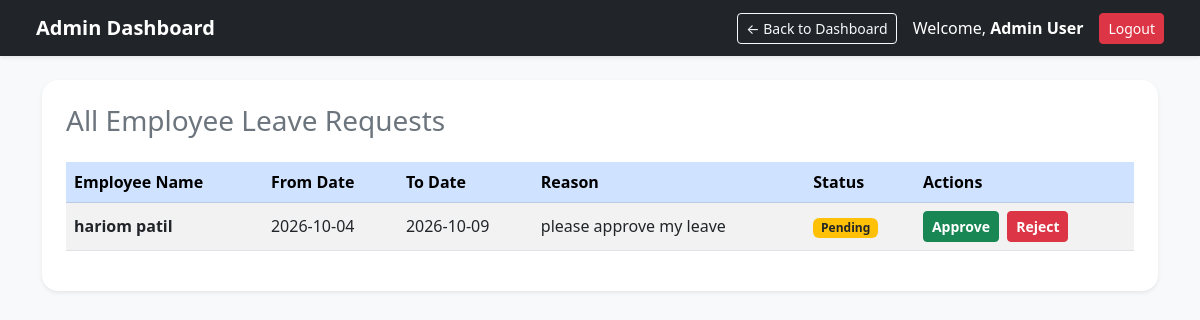
The app's page /manage_leaves (signed in) with its own data.
### app.py (models this page shows)
class Leave(db.Model):
    id = db.Column(db.Integer, primary_key=True)
    employee_id = db.Column(db.Integer, db.ForeignKey('employee.id'), nullable=False)
    start_date = db.Column(db.String(20), nullable=False)
    end_date = db.Column(db.String(20), nullable=False)
    reason = db.Column(db.String(250), nullable=False)
    status = db.Column(db.String(20), nullable=False, default='Pending')

class Employee(db.Model):
    id = db.Column(db.Integer, primary_key=True)
    name = db.Column(db.String(100), nullable=False)
    email = db.Column(db.String(100), unique=True, nullable=False)
    password = db.Column(db.String(200), nullable=False)
    role = db.Column(db.String(50), nullable=False, default='Employee')
    fingerprint_id = db.Column(db.Integer, unique=True, nullable=True)
    basic_salary = db.Column(db.Float, nullable=False, default=15000.0)

### app.py (the view)
@app.route('/manage_leaves')
def manage_leaves():
    if 'user_id' not in session or session.get('role') != 'Admin':
        return "Access Denied! <a href='/'>Login Here</a>"
    leaves = db.session.query(Leave, Employee).join(Employee, Leave.employee_id == Employee.id).all()
    return render_template('manage_leaves.html', leaves=leaves)

### templates/manage_leaves.html (shortened to what this page needs)
<!DOCTYPE html>
<html lang="en">
<head>
    <link href="https://cdn.jsdelivr.net/npm/bootstrap@5.3.0/dist/css/bootstrap.min.css" rel="stylesheet">
</head>
<body class="bg-light">
    <nav class="navbar navbar-expand-lg navbar-dark bg-dark px-4 shadow-sm">
        <div class="container-fluid">
            <a class="navbar-brand fw-bold" href="/dashboard">Admin Dashboard</a>
            <div class="d-flex align-items-center">
                <a href="/dashboard" class="btn btn-outline-light btn-sm me-3">← Back to Dashboard</a>
                <span class="text-white me-3">Welcome, <b>{{ session['user_name'] }}</b></span>
                <a href="/logout" class="btn btn-danger btn-sm">Logout</a>
            </div>
        </div>
    </nav>
    <div class="container mt-4">
        <div class="card shadow-sm border-0 p-4 rounded-4">
            <h3 class="mb-4 text-secondary">All Employee Leave Requests</h3>
            <div class="table-responsive">
                <table class="table table-striped table-hover align-middle">
                    <thead class="table-primary">
                        <tr>
                            <th>Employee Name</th>
                            <th>From Date</th>
                            <th>To Date</th>
                            <th>Reason</th>
                            <th>Status</th>
                            <th>Actions</th>
                        </tr>
                    </thead>
                    <tbody>
                        {% if leaves %}
                            {% for leave, employee in leaves %}
                            <tr>
                                <td><b>{{ employee.name }}</b></td>
                                <td>{{ leave.start_date }}</td>
                                <td>{{ leave.end_date }}</td>
                                <td>{{ leave.reason }}</td>
                                <td>
                                    {% if leave.status == 'Pending' %}
                                        <span class="badge bg-warning text-dark">Pending</span>
                                    {% elif leave.status == 'Approved' %}
                                        <span class="badge bg-success">Approved</span>
                                    {% else %}
                                        <span class="badge bg-danger">Rejected</span>
                                    {% endif %}
                                </td>
                                <td>
                                    {% if leave.status == 'Pending' %}
                                        <a href="/update_leave/{{ leave.id }}/Approved" class="btn btn-success btn-sm fw-bold px-2 py-1">Approve</a>
                                        <a href="/update_leave/{{ leave.id }}/Rejected" class="btn btn-danger btn-sm fw-bold px-2 py-1 ms-1">Reject</a>
                                    {% else %}
                                        <span class="text-muted fw-bold small">No Action Needed</span>
                                    {% endif %}
                                </td>
                            </tr>
                            {% endfor %}
                        {% else %}
                        <tr>
                            <td colspan="6" class="text-center text-muted py-4">No leave requests found.</td>
                        </tr>
                        {% endif %}
                    </tbody>
                </table>
            </div>
        </div>
    </div>
</body>
</html>

### records on screen
Leave: name "hariom patil", start_date "2026-10-04", end_date "2026-10-09", reason "please approve my leave", status "Pending"

### other values on screen
{{ session['user_name'] }} "Admin User"
